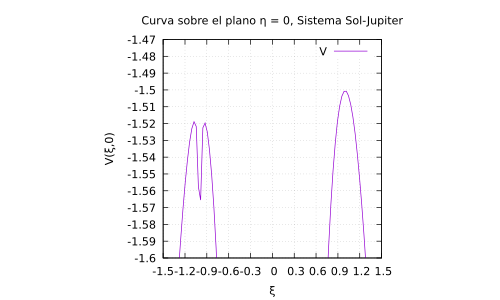

Here is the gnuplot script that generated this plot:
#    2021-04-07
#    planePlotSolJupiter.gp
#    Diego Sarceño (dsarceno68@gmail.com)

#    Programa superficies de nivel, sistema tierra luna

#    Codificación del texto: UTF8
#    Compiladores probados: GNUPLOT (Ubuntu 20.04 Linux) 5.2
#    Instrucciones de compilación: no requere nada mas
#    gnuplot planePlotSolJupiter.gp

#    Copyright (C) 2021
#    D. R. Sarceño Ramírez
#    dsarceno68@gmail.com
#
#    This program is free software: you can redistribute it and/or
#    modify it under the terms of the GNU General Public License as
#    published by the Free Software Foundation, either version 3 of
#    the License, or (at your option) any later version.
#
#    This program is distributed in the hope that it will be useful,
#    but WITHOUT ANY WARRANTY; without even the implied warranty of
#    MERCHANTABILITY or FITNESS FOR A PARTICULAR PURPOSE.  See the GNU
#    General Public License for more details.
#
#    You should have received a copy of the GNU General Public License
#    along with this program.  If not, see
#    <http://www.gnu.org/licenses/>.

# PROGRAM
# Idioma
set encoding utf8
# terminal
set terminal pdf
set output 'planePlotSolJupiter.pdf'

# labels
set title 'Curva sobre el plano η = 0, Sistema Sol-Jupiter'
set xlabel 'ξ'
set ylabel 'V(ξ,0)'

# superficies de nivel
set size ratio 1
set grid
#set nokey




## plot
# ranges
set xrange [-1.5:1.5]
set xtics -1.5,0.3,1.5
set yrange [-1.6:-1.47]
set ytics -1.8,0.01,-1.47

# constantes
G = 6.6738E-11
Mj = 1.898E27
Ms = 1.989E30
a = 7.5E11
xi1 = Mj/(Mj + Ms)
xi2 = xi1 - 1
K = (Mj + Ms)*G/a
y = 0

plot ( xi2/sqrt((x - xi1)**2 + y**2) - xi1/sqrt((x - xi2)**2 + y**2) - 0.5*(x**2 + y**2) ) t 'V'


# END PROGRAM
